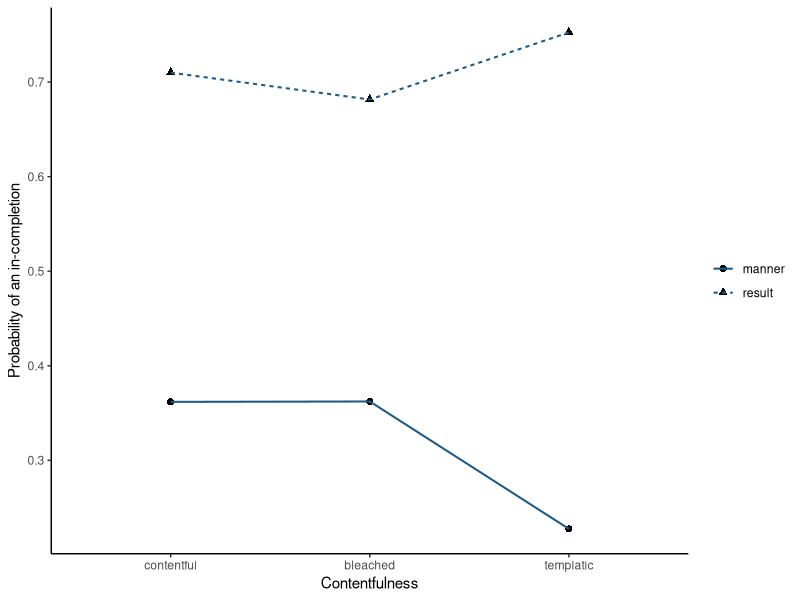

This chart was generated by the following R code:
## ---- chunk 1
#| label: fit-multiple-logistic
#| echo: true
st <- read.csv("data/supertelicity/supertelicity-cloze.csv")
st$verb_type <- factor(st$verb_type, levels = c("manner", "result"))
st$contentfulness <- factor(st$contentfulness,
                            levels = c("contentful", "bleached", "templatic"))
additive <- glm(prep_in ~ verb_type + contentfulness, binomial(), st)
interaction <- glm(prep_in ~ verb_type * contentfulness, binomial(), st)
cells <- aggregate(prep_in ~ verb_type + contentfulness, st, mean)
cells$n <- as.integer(table(st$verb_type, st$contentfulness))
cells$additive <- predict(additive, newdata = cells, type = "response")
cells$interaction <- predict(interaction, newdata = cells, type = "response")
cells
## ---- chunk 2
#| label: supertelicity-six-cell-counts
#| echo: true
as.data.frame(xtabs(~ verb_type + contentfulness, data = st))
## ---- chunk 3
#| label: plot-multiple-logistic
#| echo: true
library(ggplot2)
ggplot(cells, aes(contentfulness, prep_in, shape = verb_type, group = verb_type)) +
  geom_point(size = 2.1) +
  geom_line(aes(y = interaction, linetype = verb_type),
            color = "#1F5A85", linewidth = .7) +
  labs(x = "Contentfulness", y = "Probability of an in-completion",
       shape = NULL, linetype = NULL) +
  theme_classic()
## ---- chunk 4
#| label: compare-multiple-logistic
#| echo: true
anova(additive, interaction, test = "Chisq")
## ---- chunk 5
#| label: contentfulness-specific-probability-contrasts
#| echo: true
wide <- reshape(cells[c("verb_type", "contentfulness", "interaction")],
                idvar = "contentfulness", timevar = "verb_type", direction = "wide")
transform(wide, result_minus_manner = interaction.result - interaction.manner)
